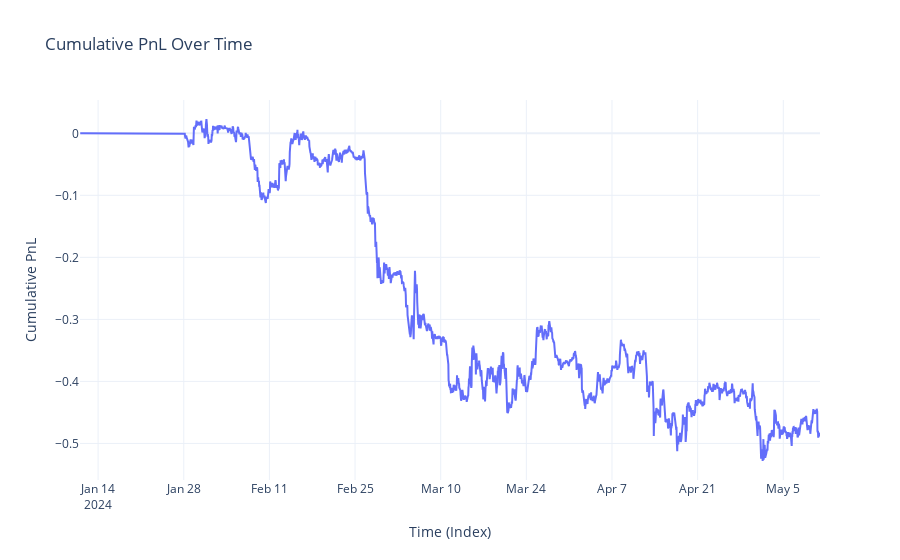

Source (notebook cell):
### Code cell
final_df2 = final_df2.set_index("datetime")
fig = go.Figure()
fig.add_trace(
    go.Scatter(
        y=final_df2["cumu"],
        x=final_df2.index,
        mode="lines",
        name="Cumulative PnL",
        line=dict(width=2),
    )
)

fig.update_layout(
    title="Cumulative PnL Over Time",
    xaxis_title="Time (Index)",
    yaxis_title="Cumulative PnL",
    template="plotly_white",
)

fig.show()

### Figure 1 — Plotly figure (JSON) as saved in the notebook; plotly's stock layout.template omitted (floating-point values rounded to 4 significant figures; data arrays with more than 128 entries replaced by an {"elided": "..."} marker saying what was removed)
{"data": [{"line": {"width": 2}, "mode": "lines", "name": "Cumulative PnL", "type": "scatter", "x": {"elided": "2904 str values"}, "y": {"elided": "2904 float values"}}], "layout": {"title": {"text": "Cumulative PnL Over Time"}, "xaxis": {"title": {"text": "Time (Index)"}}, "yaxis": {"title": {"text": "Cumulative PnL"}}}}
